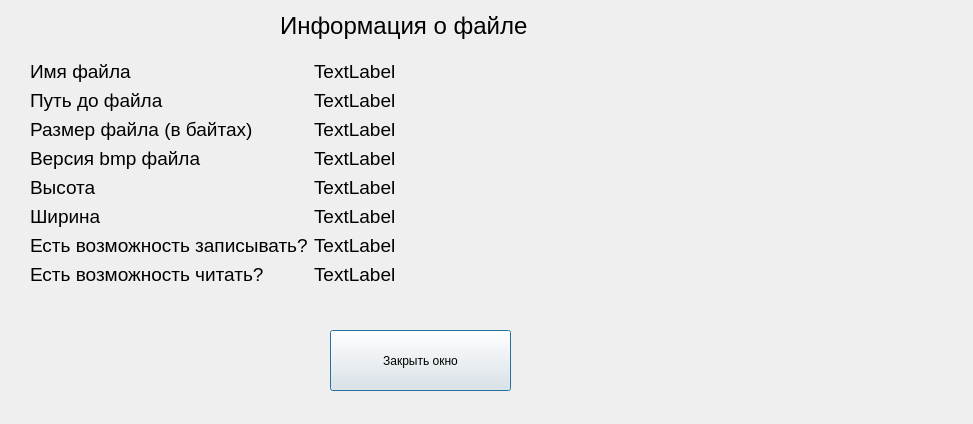
<?xml version="1.0" encoding="UTF-8"?>
<ui version="4.0">
 <class>Information</class>
 <widget class="QDialog" name="Information">
  <property name="geometry">
   <rect>
    <x>0</x>
    <y>0</y>
    <width>973</width>
    <height>424</height>
   </rect>
  </property>
  <property name="windowTitle">
   <string>Dialog</string>
  </property>
  <widget class="QWidget" name="formLayoutWidget">
   <property name="geometry">
    <rect>
     <x>30</x>
     <y>60</y>
     <width>931</width>
     <height>241</height>
    </rect>
   </property>
   <property name="font">
    <font>
     <pointsize>14</pointsize>
    </font>
   </property>
   <layout class="QFormLayout" name="formLayout">
    <item row="0" column="0">
     <widget class="QLabel" name="label">
      <property name="font">
       <font>
        <pointsize>14</pointsize>
       </font>
      </property>
      <property name="text">
       <string>Имя файла</string>
      </property>
     </widget>
    </item>
    <item row="0" column="1">
     <widget class="QLabel" name="name">
      <property name="font">
       <font>
        <pointsize>14</pointsize>
       </font>
      </property>
      <property name="text">
       <string>TextLabel</string>
      </property>
     </widget>
    </item>
    <item row="1" column="0">
     <widget class="QLabel" name="label_6">
      <property name="font">
       <font>
        <pointsize>14</pointsize>
       </font>
      </property>
      <property name="text">
       <string>Путь до файла</string>
      </property>
     </widget>
    </item>
    <item row="1" column="1">
     <widget class="QLabel" name="path">
      <property name="font">
       <font>
        <pointsize>14</pointsize>
       </font>
      </property>
      <property name="text">
       <string>TextLabel</string>
      </property>
     </widget>
    </item>
    <item row="2" column="0">
     <widget class="QLabel" name="label_4">
      <property name="font">
       <font>
        <pointsize>14</pointsize>
       </font>
      </property>
      <property name="text">
       <string>Размер файла (в байтах)</string>
      </property>
     </widget>
    </item>
    <item row="2" column="1">
     <widget class="QLabel" name="size">
      <property name="font">
       <font>
        <pointsize>14</pointsize>
       </font>
      </property>
      <property name="text">
       <string>TextLabel</string>
      </property>
     </widget>
    </item>
    <item row="3" column="1">
     <widget class="QLabel" name="version">
      <property name="font">
       <font>
        <pointsize>14</pointsize>
       </font>
      </property>
      <property name="text">
       <string>TextLabel</string>
      </property>
     </widget>
    </item>
    <item row="4" column="0">
     <widget class="QLabel" name="label_8">
      <property name="font">
       <font>
        <pointsize>14</pointsize>
       </font>
      </property>
      <property name="text">
       <string>Высота</string>
      </property>
     </widget>
    </item>
    <item row="4" column="1">
     <widget class="QLabel" name="height">
      <property name="font">
       <font>
        <pointsize>14</pointsize>
       </font>
      </property>
      <property name="text">
       <string>TextLabel</string>
      </property>
     </widget>
    </item>
    <item row="5" column="0">
     <widget class="QLabel" name="label_7">
      <property name="font">
       <font>
        <pointsize>14</pointsize>
       </font>
      </property>
      <property name="text">
       <string>Ширина</string>
      </property>
     </widget>
    </item>
    <item row="5" column="1">
     <widget class="QLabel" name="width">
      <property name="font">
       <font>
        <pointsize>14</pointsize>
       </font>
      </property>
      <property name="text">
       <string>TextLabel</string>
      </property>
     </widget>
    </item>
    <item row="6" column="0">
     <widget class="QLabel" name="label_3">
      <property name="font">
       <font>
        <pointsize>14</pointsize>
       </font>
      </property>
      <property name="text">
       <string>Есть возможность записывать?</string>
      </property>
     </widget>
    </item>
    <item row="6" column="1">
     <widget class="QLabel" name="is_readable">
      <property name="font">
       <font>
        <pointsize>14</pointsize>
       </font>
      </property>
      <property name="text">
       <string>TextLabel</string>
      </property>
     </widget>
    </item>
    <item row="7" column="0">
     <widget class="QLabel" name="label_5">
      <property name="font">
       <font>
        <pointsize>14</pointsize>
       </font>
      </property>
      <property name="text">
       <string>Есть возможность читать?</string>
      </property>
     </widget>
    </item>
    <item row="7" column="1">
     <widget class="QLabel" name="is_writeable">
      <property name="font">
       <font>
        <pointsize>14</pointsize>
       </font>
      </property>
      <property name="text">
       <string>TextLabel</string>
      </property>
     </widget>
    </item>
    <item row="3" column="0">
     <widget class="QLabel" name="label_9">
      <property name="font">
       <font>
        <pointsize>14</pointsize>
       </font>
      </property>
      <property name="text">
       <string>Версия bmp файла</string>
      </property>
     </widget>
    </item>
   </layout>
  </widget>
  <widget class="QPushButton" name="pushButton">
   <property name="geometry">
    <rect>
     <x>330</x>
     <y>330</y>
     <width>181</width>
     <height>61</height>
    </rect>
   </property>
   <property name="text">
    <string>Закрыть окно</string>
   </property>
  </widget>
  <widget class="QLabel" name="label_10">
   <property name="geometry">
    <rect>
     <x>280</x>
     <y>10</y>
     <width>251</width>
     <height>31</height>
    </rect>
   </property>
   <property name="font">
    <font>
     <pointsize>18</pointsize>
    </font>
   </property>
   <property name="text">
    <string>Информация о файле</string>
   </property>
  </widget>
 </widget>
 <resources/>
 <connections/>
</ui>
